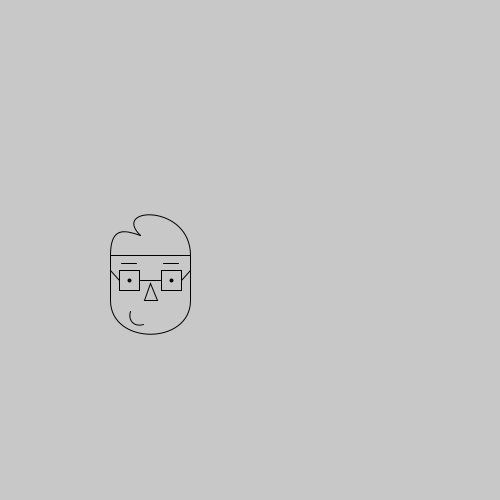
Frame 1 (no input)
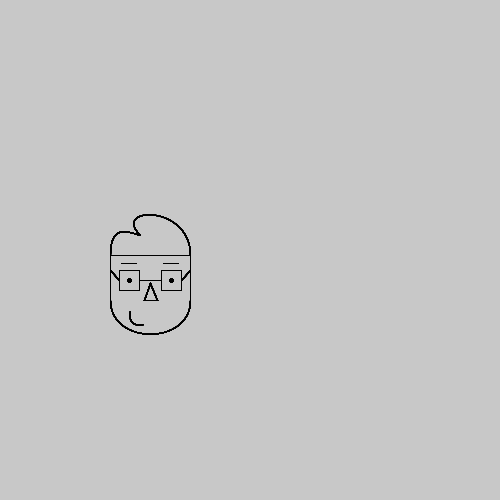
Frame 60 (the mouse pressed at the canvas centre just before this capture)
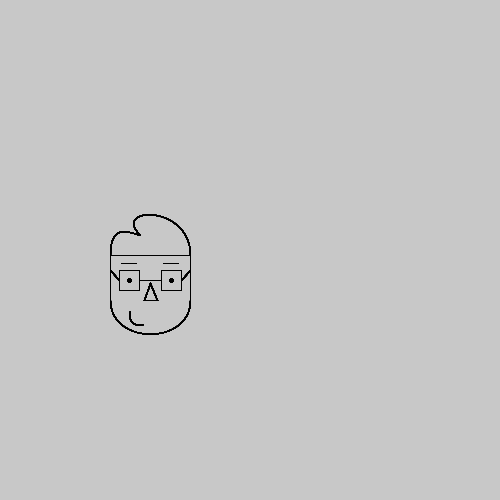
Frame 120 (the mouse held since frame 60 and released just before this capture)

The Processing sketch that drew these frames (run headless with seeded random() and noise(); from frame 60 on, the mouse is pressed at the canvas centre):

// Processing sketch: p2_lucas
// ── p2_lucas.pde
void setup (){
  background (200);
  size (500,500);

}
void draw (){
  lucas(100,200);
}


  
  
  


  

// ── lucas.pde
void lucas (float px, float py){
  pushMatrix();
  translate(px,py);
  
  //cara
  strokeWeight (1);
  noFill ();
  stroke (0);
  triangle (50,83,57,100,44,100); 

  line (10,55,10,100);
  line (90,55,90,100);
  line (10,55,90,55);
  
  strokeWeight (4);
  point(29,80);
  point(71,80);
  
  //GAFAS
  strokeWeight (1);
  rectMode (CENTER);
  rect(29, 80, 20, 20);
  rect (71,80,20,20);
  
  line (40,80,60,80); 
  line (10,70,19,80);
  line (90,70,81,80);
  
  //CEGAS
  line (21,63,36,63);
  line (63,63,78,63);

  //MENTON
  bezier(10,100,10,145,90,145,90, 100);
  
  //BOCA
  arc (40,115,20,20,radians(70),radians(200));
  
  //PELO
bezier (10,55,10,25,25,30,40,35);
bezier (40,35,10,6,90,3,90,55);
  popMatrix();
  
  
}
